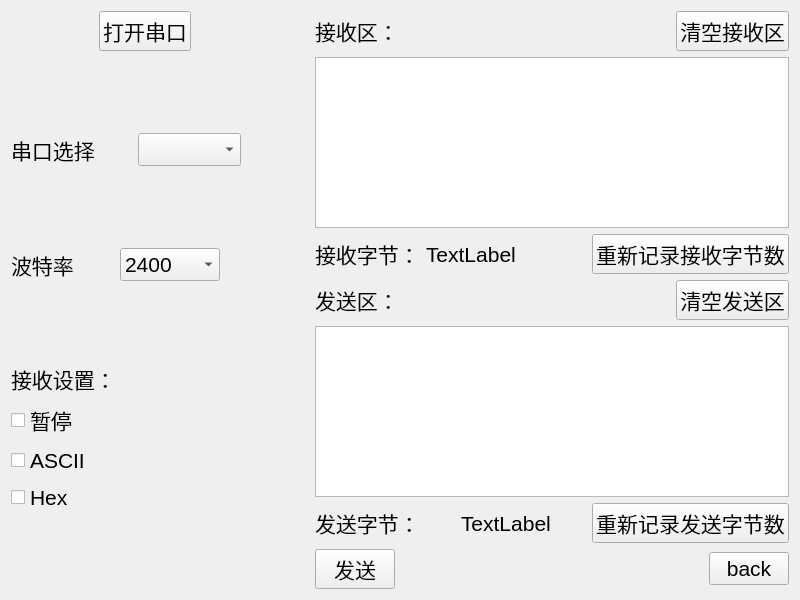
<?xml version="1.0" encoding="UTF-8"?>
<ui version="4.0">
 <class>Serial</class>
 <widget class="QWidget" name="Serial">
  <property name="geometry">
   <rect>
    <x>0</x>
    <y>0</y>
    <width>800</width>
    <height>600</height>
   </rect>
  </property>
  <property name="windowTitle">
   <string>Form</string>
  </property>
  <layout class="QVBoxLayout" name="verticalLayout_4">
   <item>
    <layout class="QHBoxLayout" name="horizontalLayout_11">
     <item>
      <layout class="QVBoxLayout" name="verticalLayout_2">
       <item>
        <layout class="QHBoxLayout" name="horizontalLayout_8">
         <item>
          <spacer name="horizontalSpacer_10">
           <property name="orientation">
            <enum>Qt::Horizontal</enum>
           </property>
           <property name="sizeHint" stdset="0">
            <size>
             <width>40</width>
             <height>20</height>
            </size>
           </property>
          </spacer>
         </item>
         <item>
          <widget class="QPushButton" name="pushButton_open_serial">
           <property name="font">
            <font>
             <pointsize>16</pointsize>
            </font>
           </property>
           <property name="text">
            <string>打开串口</string>
           </property>
          </widget>
         </item>
         <item>
          <spacer name="horizontalSpacer_4">
           <property name="orientation">
            <enum>Qt::Horizontal</enum>
           </property>
           <property name="sizeHint" stdset="0">
            <size>
             <width>40</width>
             <height>20</height>
            </size>
           </property>
          </spacer>
         </item>
        </layout>
       </item>
       <item>
        <spacer name="verticalSpacer_3">
         <property name="orientation">
          <enum>Qt::Vertical</enum>
         </property>
         <property name="sizeHint" stdset="0">
          <size>
           <width>20</width>
           <height>40</height>
          </size>
         </property>
        </spacer>
       </item>
       <item>
        <layout class="QHBoxLayout" name="horizontalLayout_9">
         <item>
          <widget class="QLabel" name="label">
           <property name="font">
            <font>
             <pointsize>16</pointsize>
            </font>
           </property>
           <property name="text">
            <string>串口选择</string>
           </property>
          </widget>
         </item>
         <item>
          <spacer name="horizontalSpacer">
           <property name="orientation">
            <enum>Qt::Horizontal</enum>
           </property>
           <property name="sizeHint" stdset="0">
            <size>
             <width>40</width>
             <height>20</height>
            </size>
           </property>
          </spacer>
         </item>
         <item>
          <widget class="QComboBox" name="comboBox_portName">
           <property name="sizePolicy">
            <sizepolicy hsizetype="Expanding" vsizetype="Fixed">
             <horstretch>0</horstretch>
             <verstretch>0</verstretch>
            </sizepolicy>
           </property>
           <property name="minimumSize">
            <size>
             <width>100</width>
             <height>32</height>
            </size>
           </property>
           <property name="font">
            <font>
             <pointsize>16</pointsize>
            </font>
           </property>
          </widget>
         </item>
         <item>
          <spacer name="horizontalSpacer_14">
           <property name="orientation">
            <enum>Qt::Horizontal</enum>
           </property>
           <property name="sizeHint" stdset="0">
            <size>
             <width>40</width>
             <height>20</height>
            </size>
           </property>
          </spacer>
         </item>
        </layout>
       </item>
       <item>
        <spacer name="verticalSpacer_2">
         <property name="orientation">
          <enum>Qt::Vertical</enum>
         </property>
         <property name="sizeHint" stdset="0">
          <size>
           <width>20</width>
           <height>40</height>
          </size>
         </property>
        </spacer>
       </item>
       <item>
        <layout class="QHBoxLayout" name="horizontalLayout">
         <item>
          <layout class="QHBoxLayout" name="horizontalLayout_2">
           <item>
            <widget class="QLabel" name="label_2">
             <property name="font">
              <font>
               <pointsize>16</pointsize>
              </font>
             </property>
             <property name="text">
              <string>波特率</string>
             </property>
            </widget>
           </item>
           <item>
            <spacer name="horizontalSpacer_2">
             <property name="orientation">
              <enum>Qt::Horizontal</enum>
             </property>
             <property name="sizeHint" stdset="0">
              <size>
               <width>40</width>
               <height>20</height>
              </size>
             </property>
            </spacer>
           </item>
           <item>
            <widget class="QComboBox" name="comboBox_baudrate">
             <property name="sizePolicy">
              <sizepolicy hsizetype="Expanding" vsizetype="Fixed">
               <horstretch>0</horstretch>
               <verstretch>0</verstretch>
              </sizepolicy>
             </property>
             <property name="minimumSize">
              <size>
               <width>0</width>
               <height>0</height>
              </size>
             </property>
             <property name="font">
              <font>
               <pointsize>16</pointsize>
              </font>
             </property>
             <item>
              <property name="text">
               <string>2400</string>
              </property>
             </item>
             <item>
              <property name="text">
               <string>4800</string>
              </property>
             </item>
             <item>
              <property name="text">
               <string>9600</string>
              </property>
             </item>
             <item>
              <property name="text">
               <string>19200</string>
              </property>
             </item>
             <item>
              <property name="text">
               <string>38400</string>
              </property>
             </item>
             <item>
              <property name="text">
               <string>115200</string>
              </property>
             </item>
             <item>
              <property name="text">
               <string>128000</string>
              </property>
             </item>
             <item>
              <property name="text">
               <string>256000</string>
              </property>
             </item>
            </widget>
           </item>
          </layout>
         </item>
         <item>
          <spacer name="horizontalSpacer_12">
           <property name="orientation">
            <enum>Qt::Horizontal</enum>
           </property>
           <property name="sizeHint" stdset="0">
            <size>
             <width>40</width>
             <height>20</height>
            </size>
           </property>
          </spacer>
         </item>
        </layout>
       </item>
       <item>
        <spacer name="verticalSpacer">
         <property name="orientation">
          <enum>Qt::Vertical</enum>
         </property>
         <property name="sizeHint" stdset="0">
          <size>
           <width>20</width>
           <height>40</height>
          </size>
         </property>
        </spacer>
       </item>
       <item>
        <layout class="QHBoxLayout" name="horizontalLayout_10">
         <item>
          <layout class="QVBoxLayout" name="verticalLayout">
           <item>
            <widget class="QLabel" name="label_6">
             <property name="font">
              <font>
               <pointsize>16</pointsize>
              </font>
             </property>
             <property name="text">
              <string>接收设置：</string>
             </property>
            </widget>
           </item>
           <item>
            <widget class="QCheckBox" name="checkBox_3">
             <property name="font">
              <font>
               <pointsize>16</pointsize>
              </font>
             </property>
             <property name="text">
              <string>暂停</string>
             </property>
            </widget>
           </item>
           <item>
            <widget class="QCheckBox" name="checkBox">
             <property name="font">
              <font>
               <pointsize>16</pointsize>
              </font>
             </property>
             <property name="text">
              <string>ASCII</string>
             </property>
            </widget>
           </item>
           <item>
            <widget class="QCheckBox" name="checkBox_2">
             <property name="font">
              <font>
               <pointsize>16</pointsize>
              </font>
             </property>
             <property name="text">
              <string>Hex</string>
             </property>
            </widget>
           </item>
          </layout>
         </item>
         <item>
          <spacer name="horizontalSpacer_16">
           <property name="orientation">
            <enum>Qt::Horizontal</enum>
           </property>
           <property name="sizeHint" stdset="0">
            <size>
             <width>40</width>
             <height>20</height>
            </size>
           </property>
          </spacer>
         </item>
        </layout>
       </item>
       <item>
        <spacer name="verticalSpacer_4">
         <property name="orientation">
          <enum>Qt::Vertical</enum>
         </property>
         <property name="sizeHint" stdset="0">
          <size>
           <width>20</width>
           <height>40</height>
          </size>
         </property>
        </spacer>
       </item>
      </layout>
     </item>
     <item>
      <spacer name="horizontalSpacer_17">
       <property name="orientation">
        <enum>Qt::Horizontal</enum>
       </property>
       <property name="sizeHint" stdset="0">
        <size>
         <width>40</width>
         <height>20</height>
        </size>
       </property>
      </spacer>
     </item>
     <item>
      <layout class="QVBoxLayout" name="verticalLayout_3">
       <item>
        <layout class="QHBoxLayout" name="horizontalLayout_3">
         <item>
          <widget class="QLabel" name="label_7">
           <property name="font">
            <font>
             <pointsize>16</pointsize>
            </font>
           </property>
           <property name="text">
            <string>接收区：</string>
           </property>
          </widget>
         </item>
         <item>
          <spacer name="horizontalSpacer_3">
           <property name="orientation">
            <enum>Qt::Horizontal</enum>
           </property>
           <property name="sizeHint" stdset="0">
            <size>
             <width>40</width>
             <height>20</height>
            </size>
           </property>
          </spacer>
         </item>
         <item>
          <widget class="QPushButton" name="pushButton_clear_receive">
           <property name="font">
            <font>
             <pointsize>16</pointsize>
            </font>
           </property>
           <property name="text">
            <string>清空接收区</string>
           </property>
          </widget>
         </item>
        </layout>
       </item>
       <item>
        <widget class="QTextEdit" name="textEdit_Receive"/>
       </item>
       <item>
        <layout class="QHBoxLayout" name="horizontalLayout_4">
         <item>
          <widget class="QLabel" name="label_9">
           <property name="font">
            <font>
             <pointsize>16</pointsize>
            </font>
           </property>
           <property name="text">
            <string>接收字节：</string>
           </property>
          </widget>
         </item>
         <item>
          <widget class="QLabel" name="label_11">
           <property name="font">
            <font>
             <pointsize>16</pointsize>
            </font>
           </property>
           <property name="text">
            <string>TextLabel</string>
           </property>
          </widget>
         </item>
         <item>
          <spacer name="horizontalSpacer_5">
           <property name="orientation">
            <enum>Qt::Horizontal</enum>
           </property>
           <property name="sizeHint" stdset="0">
            <size>
             <width>40</width>
             <height>20</height>
            </size>
           </property>
          </spacer>
         </item>
         <item>
          <widget class="QPushButton" name="pushButton_reset_receive_num">
           <property name="font">
            <font>
             <pointsize>16</pointsize>
            </font>
           </property>
           <property name="text">
            <string>重新记录接收字节数</string>
           </property>
          </widget>
         </item>
        </layout>
       </item>
       <item>
        <layout class="QHBoxLayout" name="horizontalLayout_5">
         <item>
          <widget class="QLabel" name="label_8">
           <property name="font">
            <font>
             <pointsize>16</pointsize>
            </font>
           </property>
           <property name="text">
            <string>发送区：</string>
           </property>
          </widget>
         </item>
         <item>
          <spacer name="horizontalSpacer_6">
           <property name="orientation">
            <enum>Qt::Horizontal</enum>
           </property>
           <property name="sizeHint" stdset="0">
            <size>
             <width>40</width>
             <height>20</height>
            </size>
           </property>
          </spacer>
         </item>
         <item>
          <widget class="QPushButton" name="pushButton_clear_send">
           <property name="font">
            <font>
             <pointsize>16</pointsize>
            </font>
           </property>
           <property name="text">
            <string>清空发送区</string>
           </property>
          </widget>
         </item>
        </layout>
       </item>
       <item>
        <widget class="QTextEdit" name="textEdit_Send"/>
       </item>
       <item>
        <layout class="QHBoxLayout" name="horizontalLayout_6">
         <item>
          <widget class="QLabel" name="label_10">
           <property name="font">
            <font>
             <pointsize>16</pointsize>
            </font>
           </property>
           <property name="text">
            <string>发送字节：</string>
           </property>
          </widget>
         </item>
         <item>
          <spacer name="horizontalSpacer_7">
           <property name="orientation">
            <enum>Qt::Horizontal</enum>
           </property>
           <property name="sizeHint" stdset="0">
            <size>
             <width>40</width>
             <height>20</height>
            </size>
           </property>
          </spacer>
         </item>
         <item>
          <widget class="QLabel" name="label_12">
           <property name="font">
            <font>
             <pointsize>16</pointsize>
            </font>
           </property>
           <property name="text">
            <string>TextLabel</string>
           </property>
          </widget>
         </item>
         <item>
          <spacer name="horizontalSpacer_8">
           <property name="orientation">
            <enum>Qt::Horizontal</enum>
           </property>
           <property name="sizeHint" stdset="0">
            <size>
             <width>40</width>
             <height>20</height>
            </size>
           </property>
          </spacer>
         </item>
         <item>
          <widget class="QPushButton" name="pushButton_reset_send_num">
           <property name="font">
            <font>
             <pointsize>16</pointsize>
            </font>
           </property>
           <property name="text">
            <string>重新记录发送字节数</string>
           </property>
          </widget>
         </item>
        </layout>
       </item>
       <item>
        <layout class="QHBoxLayout" name="horizontalLayout_7">
         <item>
          <widget class="QPushButton" name="pushButton_send">
           <property name="font">
            <font>
             <pointsize>16</pointsize>
            </font>
           </property>
           <property name="text">
            <string>发送</string>
           </property>
          </widget>
         </item>
         <item>
          <spacer name="horizontalSpacer_9">
           <property name="orientation">
            <enum>Qt::Horizontal</enum>
           </property>
           <property name="sizeHint" stdset="0">
            <size>
             <width>40</width>
             <height>20</height>
            </size>
           </property>
          </spacer>
         </item>
         <item>
          <widget class="QPushButton" name="pushButton_back">
           <property name="font">
            <font>
             <pointsize>16</pointsize>
            </font>
           </property>
           <property name="text">
            <string>back</string>
           </property>
          </widget>
         </item>
        </layout>
       </item>
      </layout>
     </item>
    </layout>
   </item>
  </layout>
 </widget>
 <resources/>
 <connections/>
</ui>
